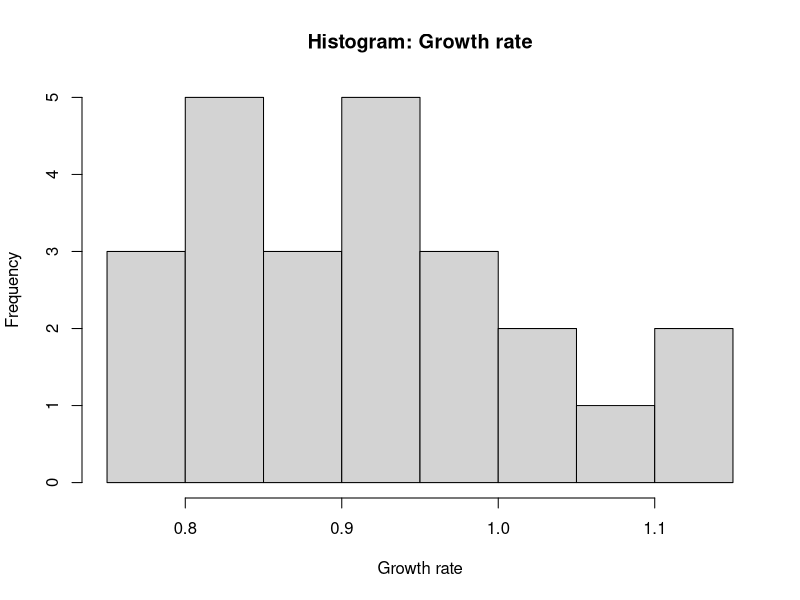
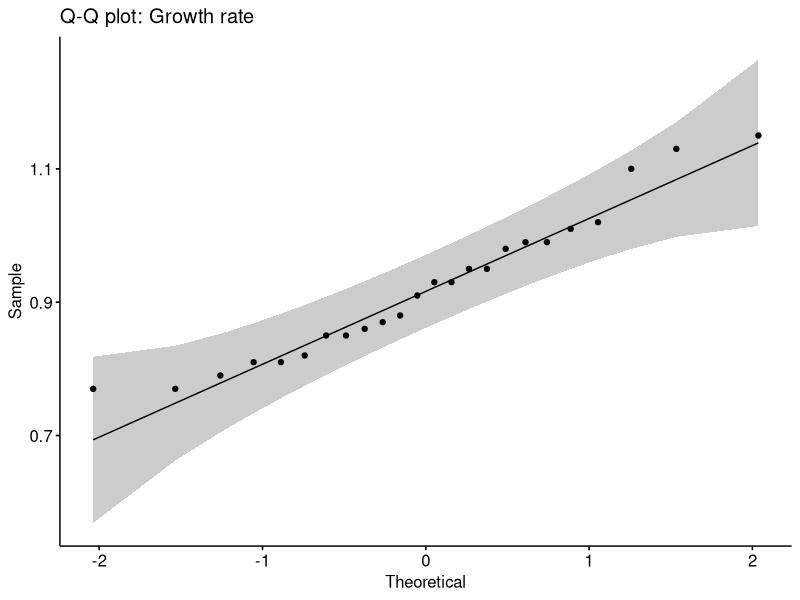
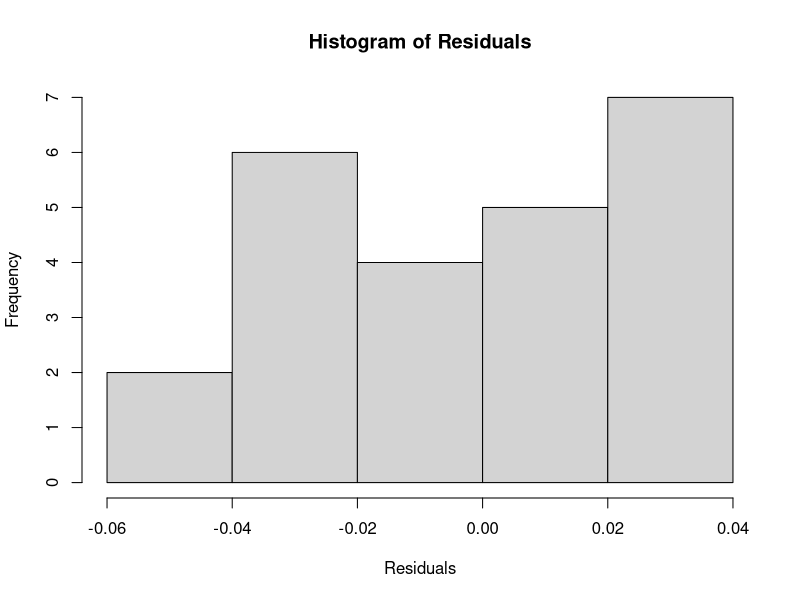
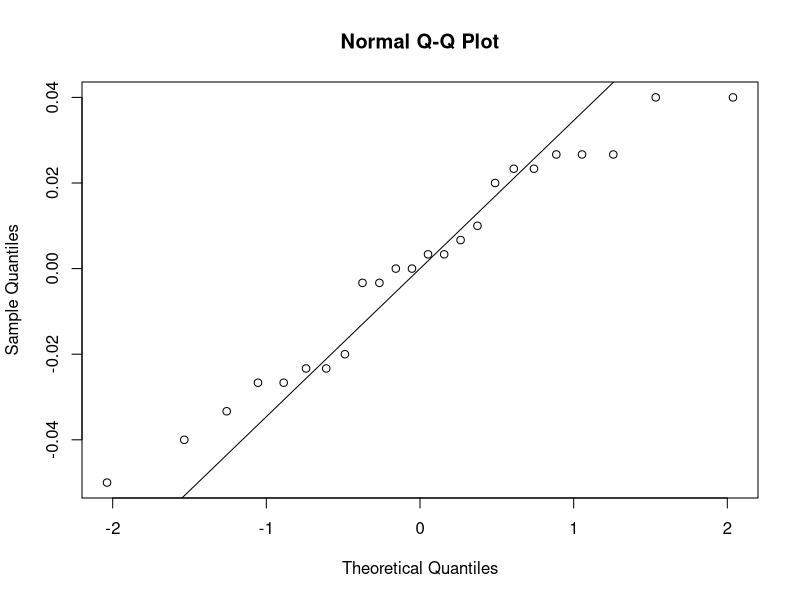
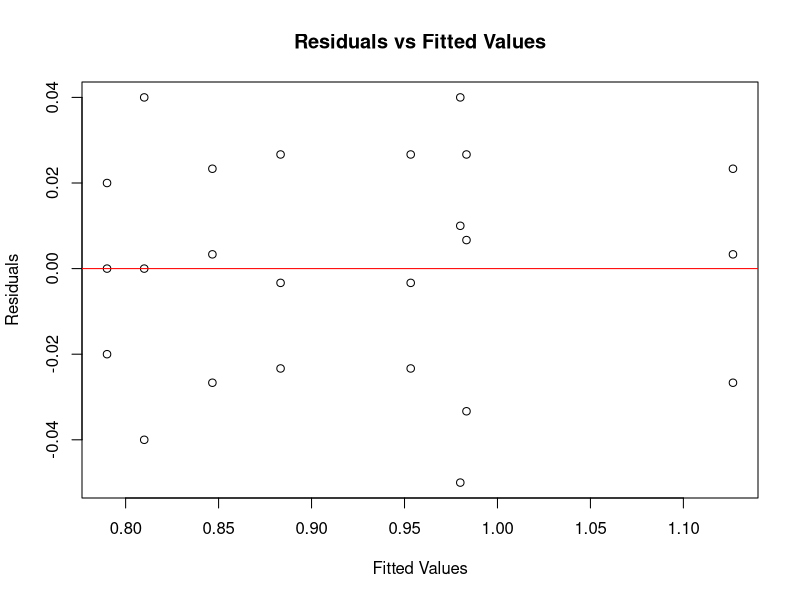
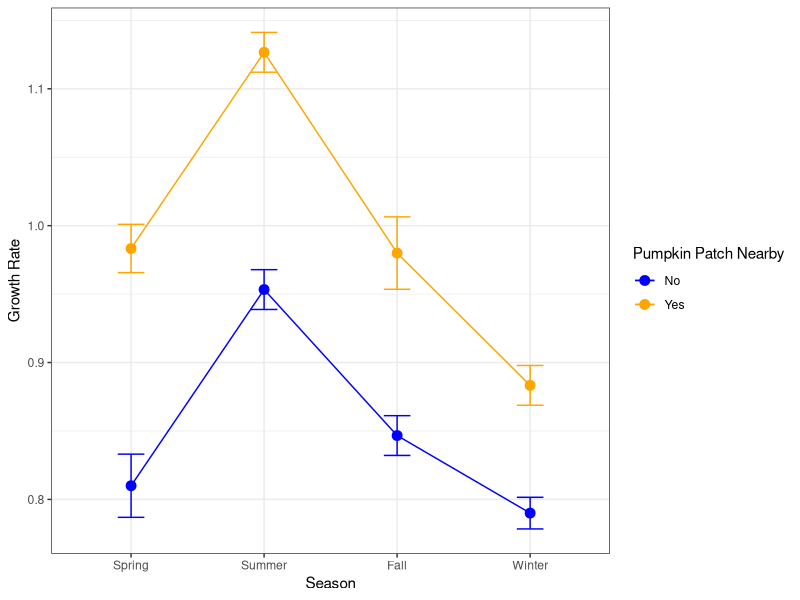

These charts were generated, in order, by the following R code:
## ---- chunk 1
knitr::opts_chunk$set(echo = TRUE)

if (!require("tidyverse")) install.packages("tidyverse")
if (!require("ggpubr")) install.packages("ggpubr")
if (!require("car")) install.packages("car")

library(tidyverse)
library(ggpubr)
library(car)
## ---- chunk 2
raw_data <- read.csv("data/coral_patch_seasons.csv")
head(raw_data)
str(raw_data)
## ---- chunk 3
metadata <- read.csv("data/coral_metadata.csv")
head(metadata)
str(metadata)
## ---- chunk 4
joined_data <- left_join(raw_data, metadata, by = "coral_id")
head(joined_data)
str(joined_data)
## ---- chunk 5
# Visualize data with histogram and Q-Q plot 
hist(joined_data$growth_rate, main="Histogram: Growth rate", xlab="Growth rate")
ggqqplot(joined_data$growth_rate, title="Q-Q plot: Growth rate")

# Shapiro-Wilk normality test
shapiro.test(joined_data$growth_rate)

# Levene test of equal variance
leveneTest(growth_rate ~ interaction(season, pumpkin_patch_nearby), data = joined_data)
## ---- chunk 6
anova1 <- aov(growth_rate ~ pumpkin_patch_nearby * season, data=joined_data)
summary(anova1)
## ---- chunk 7
# Extract residuals
residuals <- residuals(anova1)

# Histogram of residuals
hist(residuals, main = "Histogram of Residuals", xlab = "Residuals")

# Q-Q Plot of residuals
qqnorm(residuals)
qqline(residuals)

# Residuals vs Fitted Values
plot(fitted(anova1), residuals,
xlab = "Fitted Values", ylab = "Residuals",
main = "Residuals vs Fitted Values")
abline(h = 0, col = "red")
## ---- chunk 8
TukeyHSD(anova1, which = "season")
TukeyHSD(anova1, which = "pumpkin_patch_nearby")

# What if the interaction term was significant?
#emm_interaction <- emmeans(anova1, ~ pumpkin_patch_nearby * season)
#pairs(emm_interaction, adjust = "tukey")
## ---- chunk 9
summary_data <- joined_data %>%
  group_by(season, pumpkin_patch_nearby) %>%
  summarise(
    mean_growth = mean(growth_rate, na.rm = TRUE),
    se_growth = sd(growth_rate, na.rm = TRUE) / sqrt(n()))
## ---- chunk 10
# Order seasons
summary_data$season <- factor(summary_data$season, levels = c("Spring", "Summer", "Fall", "Winter"))

ggplot(summary_data, aes(x = season, y = mean_growth, color = pumpkin_patch_nearby, group = pumpkin_patch_nearby)) +
  geom_point(size = 3) +
  geom_line() +
  geom_errorbar(aes(ymin = mean_growth - se_growth, ymax = mean_growth + se_growth), width = 0.2) +
  scale_color_manual(values = c("Yes" = "orange", "No" = "blue")) +
  labs(x = "Season", y = "Growth Rate", color = "Pumpkin Patch Nearby") +
  theme_bw()
